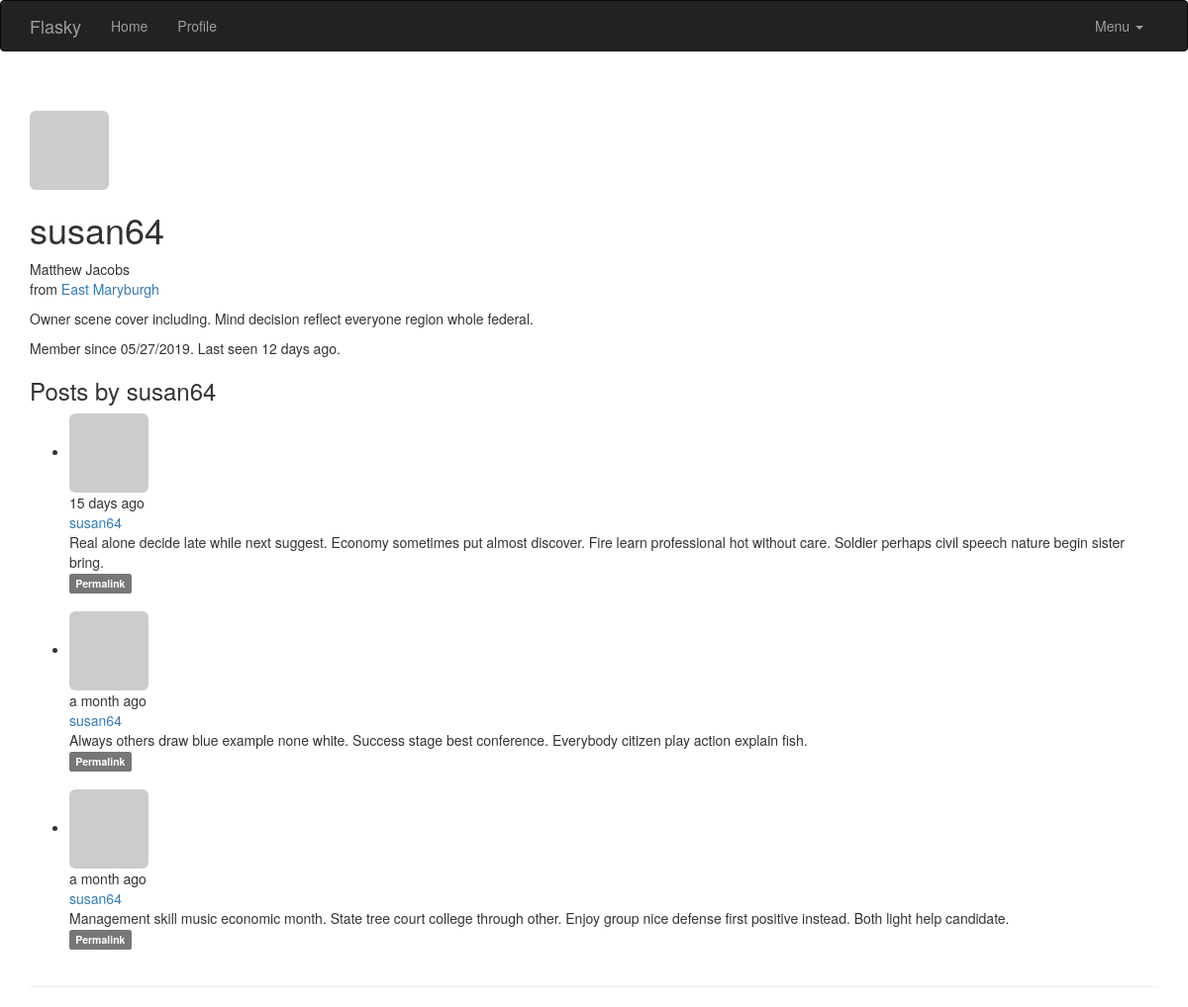
The app's page /user/susan64 (signed in) with its own data.
### app/models.py (models this page shows, shortened)
class User(UserMixin,db.Model):
    __tablename__ = 'users'
    id = db.Column(db.Integer, primary_key=True)
    email = db.Column(db.String(64),unique=True,index=True)
    username = db.Column(db.String(64), unique=True, index=True)
    password_hash = db.Column(db.String(128))
    role_id = db.Column(db.Integer, db.ForeignKey('roles.id'))
    confirmed = db.Column(db.Boolean,default=False)
    posts = db.relationship('Post',backref='author',lazy='dynamic')
    name = db.Column(db.String(64))
    location = db.Column(db.String(64))
    about_me = db.Column(db.Text())
    member_since = db.Column(db.DateTime(),default=datetime.utcnow)
    last_seen = db.Column(db.DateTime(),default=datetime.utcnow)
    avatar_hash = db.Column(db.String(32))
    @property
    def password(self):
        raise AttributeError('password is not a readable attribute')
    @login_manager.user_loader
    def load_user(user_id):
        return User.query.get(int(user_id))
    def can(self,perm):
        return self.role is not None and self.role.has_permisson(perm)
    def is_administrator(self):
        return self.can(Permission.ADMIN)
    def ping(self):
        self.last_seen = datetime.utcnow()
        db.session.add(self)
        db.session.commit()
    def gravatar(self,size=100,default='identicon',rating='g'):
        if request.is_secure:
            url = 'http://secure.gravatar.com/avatar'
        else:
            url = 'http://www.gravatar.com/avatar'
        hash = self.avatar_hash or self.gravatar_hash()
        return '{url}/{hash}?s={size}&d={default}&r={rating}'.format(url=url,hash=hash,size=size,default=default,rating=rating)

class Post(db.Model):
    __tablename__ = 'posts'
    id = db.Column(db.Integer,primary_key=True)
    body = db.Column(db.Text)
    body_html = db.Column(db.Text)
    timestamp = db.Column(db.DateTime,index=True,default=datetime.utcnow)
    author_id = db.Column(db.Integer,db.ForeignKey('users.id'))

### app/main/views.py (the view)
@main.route('/user/<username>')
def user(username):
    user = User.query.filter_by(username=username).first_or_404()
    if user is None:
        abort(404)
    posts = user.posts.order_by(Post.timestamp.desc()).all()
    return render_template('user.html', user = user,posts=posts)

### app/auth/views.py (called while the page is built)
@auth.before_app_request
def before_request():
    if current_user.is_authenticated:
        current_user.ping()
        if  not current_user.confirmed \
            and request.endpoint\
            and request.blueprint != "auth" \
            and request.endpoint != 'static':
                return redirect(url_for('auth.unconfirmed'))

### app/main/__init__.py (called while the page is built)
@main.app_context_processor
def inject_permissions():
    return dict(Permission=Permission)

### app/models.py (called while the page is built)
    def has_permisson(self,perm):
        return (self.permissions & perm) == perm

### app/templates/user.html (shortened to what this page needs)
{% extends "base.html" %}
{% block page_content %}
<div class="page-header">
    <img class="img-rounded profile-thumbnail" src="{{ user.gravatar(size=256) }}">
    <div class="profile-header">
        <h1>{{ user.username }}</h1>
        {% if user.name or user.location %}
        <p>
            {% if user.name %}{{ user.name }}<br>{% endif %}
            {% if user.location %}
                from <a href="http://maps.google.com/?q={{ user.location }}">{{ user.location }}</a><br>
            {% endif %}
        </p>
        {% endif %}
        {% if user.about_me %}<p>{{ user.about_me }}</p>{% endif %}
        <p>Member since {{ moment(user.member_since).format('L') }}. Last seen {{ moment(user.last_seen).fromNow() }}.</p>
        <h3>Posts by {{ user.username }}</h3>
        {% include '_posts.html' %}
    </div>
</div>
{% endblock %}

### app/templates/_posts.html (shortened to what this page needs)
<ul class="posts">
        {% for post in posts %}
        <li class="post">
            <div class = "profile-thumbnail">
                 <a href="{{url_for('.user',username=post.author.username)}}">
                     <img class="img-rounded profile-thumbnail" src="{{post.author.gravatar(size=40)}}">
                 </a>
            </div>
            <div class="post-content">
                <div class="post-date">{{moment(post.timestamp).fromNow()}}</div>
                <div class="post-author">
                    <a href="{{url_for('.user',username=post.author.username)}}">
                        {{post.author.username}}
                    </a>
                </div>
                <div class="post-body">
                    {% if post.body_html %}
                        {{ post.body_html | safe }}
                    {% else %}
                        {{ post.body }}
                    {% endif %}
                </div>
                <div class="post-footer">
                <a href="{{ url_for('.post', id=post.id) }}">
                    <span class="label label-default">Permalink</span>
                </a>
            </div>
                <br>
            </div>
        </li>
        {% endfor %}
</ul>

### records on screen
User: username "susan64", name "Matthew Jacobs", location "East Maryburgh", about_me "Owner scene cover including. Mind decision reflect everyone region whole federal.", member_since "05/27/2019", last_seen "12 days ago"
Post: timestamp "15 days ago", author.username "susan64", body "Real alone decide late while next suggest. Economy sometimes put almost discover. Fire learn professional hot without care. Soldier perhaps civil speech nature begin sister bring."
Post: timestamp "a month ago", author.username "susan64", body "Always others draw blue example none white. Success stage best conference. Everybody citizen play action explain fish."
Post: timestamp "a month ago", author.username "susan64", body "Management skill music economic month. State tree court college through other. Enjoy group nice defense first positive instead. Both light help candidate."
